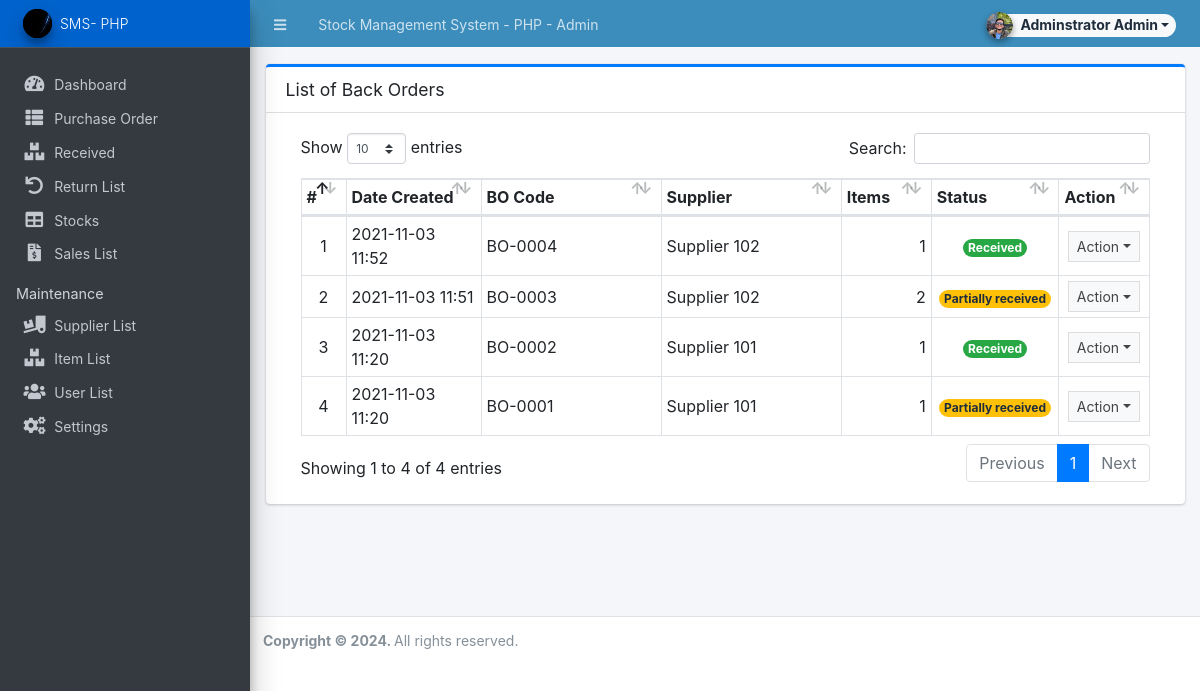
The app's page /admin/?page=back_order (signed in) with its own data.
### tables this page shows
CREATE TABLE `back_order_list` (
  `id` int(30) NOT NULL,
  `receiving_id` int(30) NOT NULL,
  `po_id` int(30) NOT NULL,
  `bo_code` varchar(50) NOT NULL,
  `supplier_id` int(30) NOT NULL,
  `amount` float NOT NULL,
  `discount_perc` float NOT NULL DEFAULT 0,
  `discount` float NOT NULL DEFAULT 0,
  `tax_perc` float NOT NULL DEFAULT 0,
  `tax` float NOT NULL DEFAULT 0,
  `remarks` text DEFAULT NULL,
  `status` tinyint(4) NOT NULL DEFAULT 0 COMMENT '0 = pending, 1 = partially received, 2 =received',
  `date_created` datetime NOT NULL DEFAULT current_timestamp(),
  `date_updated` datetime NOT NULL DEFAULT current_timestamp() ON UPDATE current_timestamp()
);

CREATE TABLE `supplier_list` (
  `id` int(30) NOT NULL,
  `name` text NOT NULL,
  `address` text NOT NULL,
  `cperson` text NOT NULL,
  `contact` text NOT NULL,
  `status` tinyint(1) NOT NULL DEFAULT 1,
  `date_created` datetime NOT NULL DEFAULT current_timestamp(),
  `date_updated` datetime NOT NULL DEFAULT current_timestamp() ON UPDATE current_timestamp()
);

### admin/back_order/index.php (the view, shortened to what this page needs)
<div class="card card-outline card-primary">
    <div class="card-header">
        <h3 class="card-title">List of Back Orders</h3>
    </div>
    <div class="card-body">
        <div class="container-fluid">
            <div class="container-fluid">
                <table class="table table-bordered table-stripped">
                    <colgroup>
                        <col width="5%">
                        <col width="15%">
                        <col width="20%">
                        <col width="20%">
                        <col width="10%">
                        <col width="10%">
                        <col width="10%">
                    </colgroup>
                    <thead>
                        <tr>
                            <th>#</th>
                            <th>Date Created</th>
                            <th>BO Code</th>
                            <th>Supplier</th>
                            <th>Items</th>
                            <th>Status</th>
                            <th>Action</th>
                        </tr>
                    </thead>
                    <tbody>
                        <?php
                        $i = 1;
                        $qry = $conn->query("SELECT p.*, s.name as supplier FROM `back_order_list` p inner join supplier_list s on p.supplier_id = s.id order by p.`date_created` desc");
                        while ($row = $qry->fetch_assoc()) :
                            $row['items'] = $conn->query("SELECT count(item_id) as `items` FROM `bo_items` where bo_id = '{$row['id']}' ")->fetch_assoc()['items'];
                        ?>
                            <tr>
                                <td class="text-center"><?php echo $i++; ?></td>
                                <td><?php echo date("Y-m-d H:i", strtotime($row['date_created'])) ?></td>
                                <td><?php echo $row['bo_code'] ?></td>
                                <td><?php echo $row['supplier'] ?></td>
                                <td class="text-right"><?php echo number_format($row['items']) ?></td>
                                <td class="text-center">
                                    <?php if ($row['status'] == 0) : ?>
                                        <span class="badge badge-primary rounded-pill">Pending</span>
                                    <?php elseif ($row['status'] == 1) : ?>
                                        <span class="badge badge-warning rounded-pill">Partially received</span>
                                    <?php elseif ($row['status'] == 2) : ?>
                                        <span class="badge badge-success rounded-pill">Received</span>
                                    <?php else : ?>
                                        <span class="badge badge-danger rounded-pill">N/A</span>
                                    <?php endif; ?>
                                </td>
                                <td align="center">
                                    <button type="button" class="btn btn-flat btn-default btn-sm dropdown-toggle dropdown-icon" data-toggle="dropdown">
                                        Action
                                    </button>
                                </td>
                            </tr>
                        <?php endwhile; ?>
                    </tbody>
                </table>
            </div>
        </div>
    </div>
</div>

### records on screen
back_order_list: date_created "2021-11-03 11:52", bo_code "BO-0004", supplier.name "Supplier 102", items "1", status "Received"
back_order_list: date_created "2021-11-03 11:51", bo_code "BO-0003", supplier.name "Supplier 102", items "2", status "Partially received"
back_order_list: date_created "2021-11-03 11:20", bo_code "BO-0002", supplier.name "Supplier 101", items "1", status "Received"
back_order_list: date_created "2021-11-03 11:20", bo_code "BO-0001", supplier.name "Supplier 101", items "1", status "Partially received"

### other values on screen
$_settings->info('name') "Stock Management System - PHP"
$_settings->userdata('firstname').' '.$_settings->userdata('lastname') "Adminstrator Admin"
$_settings->info('short_name') "SMS- PHP"
